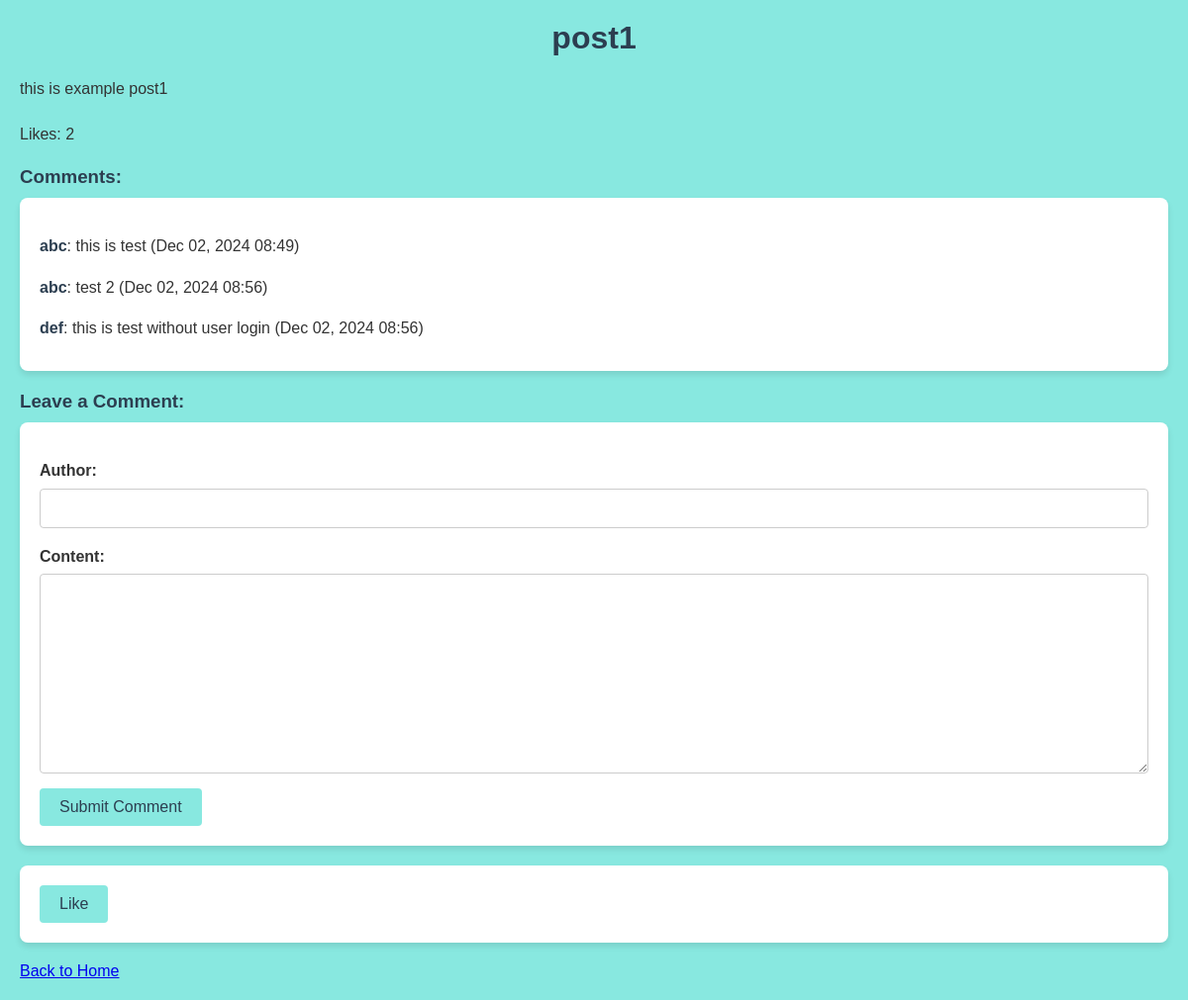
Before: /post/1/ with the older database file.
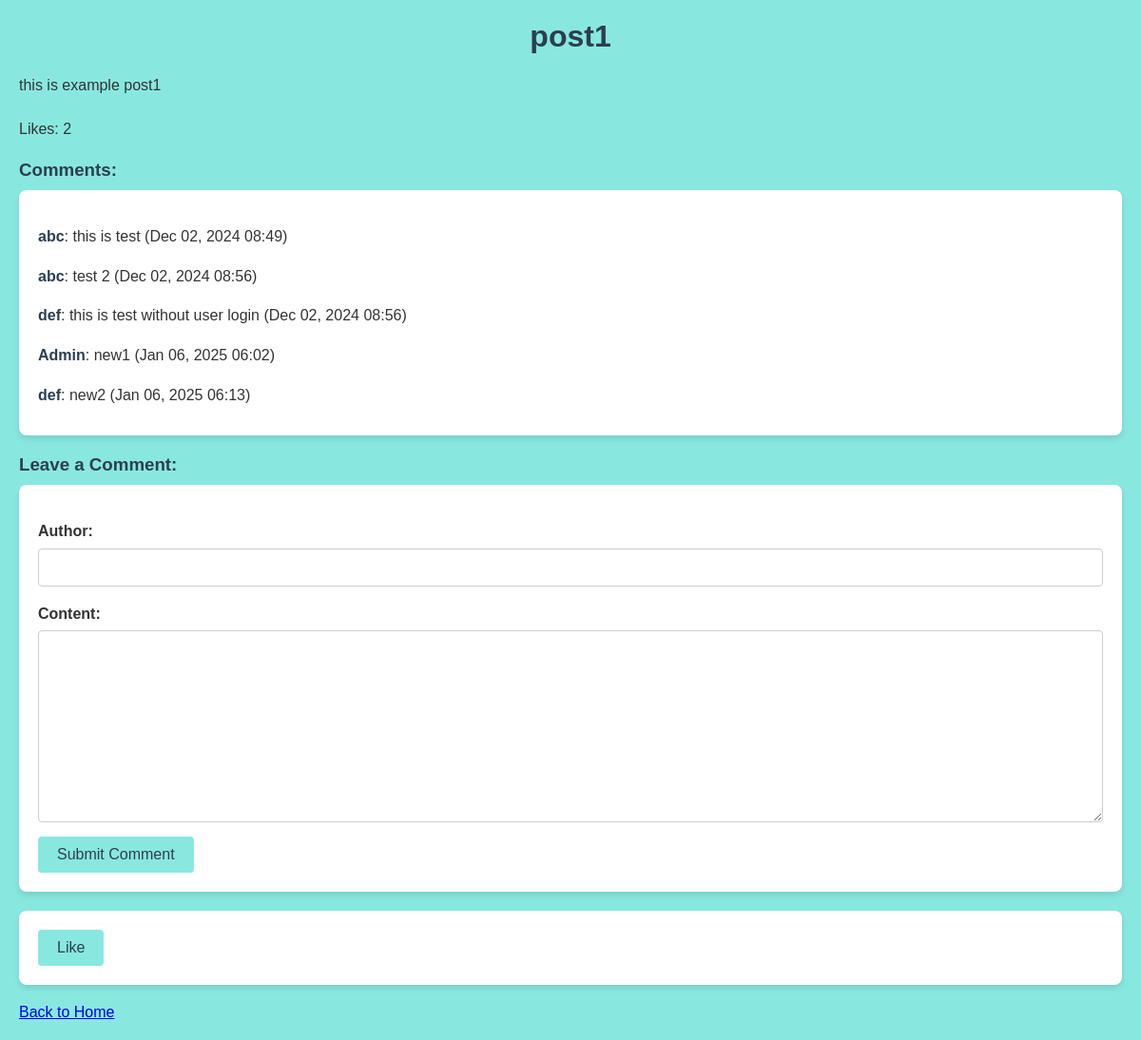
After: the same page with the newer database file.
### blog/models.py (models this page shows, shortened)
class Post(models.Model):
    title = models.CharField(max_length=200)
    content = models.TextField()
    author = models.ForeignKey(User, on_delete=models.CASCADE)
    created_at = models.DateTimeField(auto_now_add=True)
    category = models.ForeignKey(Category, on_delete=models.SET_NULL, null=True)
    tags = models.ManyToManyField(Tag, blank=True)
    is_featured = models.BooleanField(default=False)

class Comment(models.Model):
    post = models.ForeignKey(Post, related_name="comments", on_delete=models.CASCADE)
    author = models.CharField(max_length=100)
    content = models.TextField()
    created_at = models.DateTimeField(auto_now_add=True)

### blog/views.py (the view)
# urls.py: path('post/<int:post_id>/', views.post_detail, name='post_detail'),
def post_detail(request, post_id):
    post = get_object_or_404(Post, id=post_id)
    comments = post.comments.all()
    like_count = post.like_dislike.filter(is_like=True).count()
    if request.method == 'POST':
        if request.user.is_authenticated:
            form = CommentForm(request.POST)
            if form.is_valid():
                new_comment = form.save(commit=False)
                new_comment.post = post
                new_comment.save()
                return redirect('post_detail', post_id=post.id)
        else:
            messages.error(request, "You must be logged in to comment.")
            return redirect('login')  # Redirect to login page or handle as needed
    else:
        form = CommentForm()
    return render(request, 'blog/post_detail.html', {'post': post, 'comments': comments, 'form': form, 'like_count': like_count})

### blog/forms.py
class CommentForm(forms.ModelForm):
    class Meta:
        model = Comment
        fields = ['author', 'content']

### blog/templates/blog/post_detail.html (shortened to what this page needs)
{% block content %}
    <h1>{{ post.title }}</h1>
    <p>{{ post.content }}</p>
    <p>Likes: {{ like_count }}</p>
    <h3>Comments:</h3>
    <div id="comments-section">
        {% for comment in comments %}
            <p><strong>{{ comment.author }}</strong>: {{ comment.content }} ({{ comment.created_at|date:"M d, Y H:i" }})</p>
        {% empty %}
            <p>No comments yet. Be the first to comment!</p>
        {% endfor %}
    </div>
    <h3>Leave a Comment:</h3>
    <form method="POST">
        {{ form.as_p }}
        <button type="submit">Submit Comment</button>
    </form>
    <form method="POST" action="{% url 'like_post' post.id %}">
        <button type="submit">
            {% if user in post.likes.all %}
                Unlike
            {% else %}
                Like
            {% endif %}
        </button>
    </form>
    <a href="{% url 'home' %}">Back to Home</a>
{% endblock %}

### blog/templates/blog/post_detail.html (style rules this page uses)
h1, h2, h3 { color: #2c3e50; }
h1 { text-align: center; margin-bottom: 20px; }
h3 { margin-top: 20px; margin-bottom: 10px; }
p { line-height: 1.6; margin-bottom: 20px; }
#comments-section { background-color: #ffffff; padding: 20px; border-radius: 8px; box-shadow: 0 4px 6px rgba(0, 0, 0, 0.1); margin-bottom: 20px; }
#comments-section p { margin-bottom: 10px; }
#comments-section p strong { color: #2c3e50; }
form { background-color: #ffffff; padding: 20px; border-radius: 8px; box-shadow: 0 4px 6px rgba(0, 0, 0, 0.1); margin-bottom: 20px; }
form p { margin-bottom: 15px; }
form label { display: block; font-weight: bold; margin-bottom: 5px; }
form input[type="text"], form textarea { width: 100%; padding: 10px; border: 1px solid #ccc; border-radius: 4px; font-size: 16px; box-sizing: border-box; }
form textarea { resize: vertical; min-height: 100px; }
button[type="submit"] { background-color: #88e8e0; color: #2c3e50; padding: 10px 20px; border: none; border-radius: 4px; font-size: 16px; cursor: pointer; transition: background-color 0.3s ease; }

Changed rows visible on the page:
added Comment: author "Admin", content "new1", created_at "Jan 06, 2025 06:02"
added Comment: author "def", content "new2", created_at "Jan 06, 2025 06:13"
